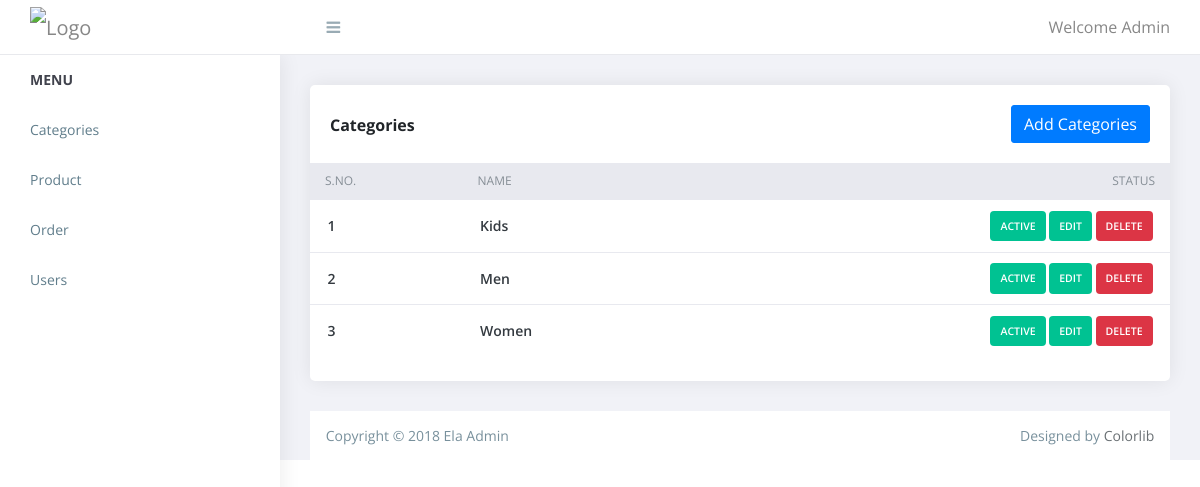
The app's page /admin/categories.php with its own data.
### tables this page shows
CREATE TABLE `categories` (
  `id` int(11) NOT NULL,
  `cat_name` varchar(255) NOT NULL,
  `status` tinyint(4) NOT NULL
);

### admin/categories.php (the view, shortened to what this page needs)
<?php
require('connection.php');
require('header.php');
$query = "select * from categories order by cat_name asc";
$res = mysqli_query($conn,$query);
?>
         <div class="content pb-0">
            <div class="orders">
               <div class="row">
                  <div class="col-xl-12">
                     <div class="card">
						<div class="card-body">
							<span class="mt-2 float-left"><strong>Categories</strong></span>
							<a href="manage_categories.php" class="btn btn-primary float-right">Add Categories </a>
						  </div>
                        <div class="card-body--">
                           <div class="table-stats order-table ov-h">
                              <table class="table ">
                                 <thead>
                                    <tr>
                                       <th>S.NO.</th>
                                       <th>Name</th>
                                       <th>Status</th>
                                    </tr>
                                 </thead>
                                 <tbody>
                                    <tr>
									<?php
									$i=1;
									while($row = mysqli_fetch_assoc($res)){ ?>
                                       <td class="serial"><?php echo $i++; ?></td>
                                       <td> <span class="name"><?php echo $row['cat_name']; ?></span> </td>
                                       <td>
                                          <?php
											  if($row['status'] == 1){
												echo '<span class="badge badge-complete">
													<a href="?type=status&operation=deactive&id='.$row['id'].'">Active </a>
													</span>';
											  }else{
												  echo '<span class="badge badge-pending">
												  <a href="?type=status&operation=active&id='.$row['id'].'">Deactive </a>
												  </span>';
											  }
											?>
											<span class="badge badge-complete">
											  <?php 	echo '<a href="manage_categories.php?id='.$row['id'].'">Edit</a>'; ?>
										  </span>
											<span class="badge badge-danger">
											  <?php 	echo '<a href="?type=delete&id='.$row['id'].'">Delete</a>'; ?>
										  </span>
                                       </td>
                                    </tr>
                                    <?php } ?>
                                 </tbody>
                              </table>
                           </div>
                        </div>
                     </div>
                  </div>
               </div>
            </div>
		  </div>
<?php
require('footer.php');
?>

### admin/css/style.css (style rules this page uses)
a, button { text-decoration: none; outline: none!important; color: #878787; -webkit-transition: all .25s ease; transition: all .25s ease }
.pb-0 { padding-bottom: 0 }
.ov-h { overflow: hidden }
.btn, button, input, textarea { -webkit-box-shadow: none; box-shadow: none; outline: 0!important }
.btn { border-radius: 3px }
.order-table { position: relative }
.order-table:after, .order-table:before { content: ""; position: absolute; top: 0; height: 37px; width: 10px; background: #e8e9ef }
.order-table:after { right: -1px }
.order-table:before { left: -1px }
.order-table tr th { background: #e8e9ef }
.order-table tr td:last-child, .order-table tr th:last-child { text-align: right }
.order-table tr:last-child td { border: none }
.order-table .badge { padding: 10px 0px; cursor:pointer; }
.order-table .badge a { color: #fff; text-transform: uppercase; font-weight: 600; padding: 10px; }
.order-table .badge-complete { background: #00c292 }
.content { float: left; padding: 1.875em; width: 100% }
.card { margin-bottom: 1.875em; border-radius: 5px; padding: 0; border: 0 solid transparent; -webkit-box-shadow: 0 0 20px rgba(0, 0, 0, .08); box-shadow: 0 0 20px rgba(0, 0, 0, .08) }
.card .card-body { float: left; padding: 1.25em; position: relative; width: 100% }
.table-stats table { font-family: open sans }
.table-stats table th, .table-stats table td { border: none; border-bottom: 1px solid #e8e9ef; color: #868e96; font-size: 12px; font-weight: 400; padding: .75em 1.25em; text-transform: uppercase }
.table-stats table th .name, .table-stats table td .name { color: #343a40; font-size: 14px; text-transform: capitalize }
.table-stats table td { color: #343a40; font-size: 14px; font-weight: 600; text-transform: capitalize; vertical-align: middle }
.btn, .button { display: inline-block; font-weight: 400; text-align: center; white-space: nowrap; vertical-align: middle; -webkit-transition: all .15s ease-in-out; transition: all .15s ease-in-out; border-radius: 3; cursor: pointer }
@media (max-width:1368px) { .card-body { padding: 15px } }

### records on screen
categories: cat_name "Kids"
categories: cat_name "Men"
categories: cat_name "Women"
